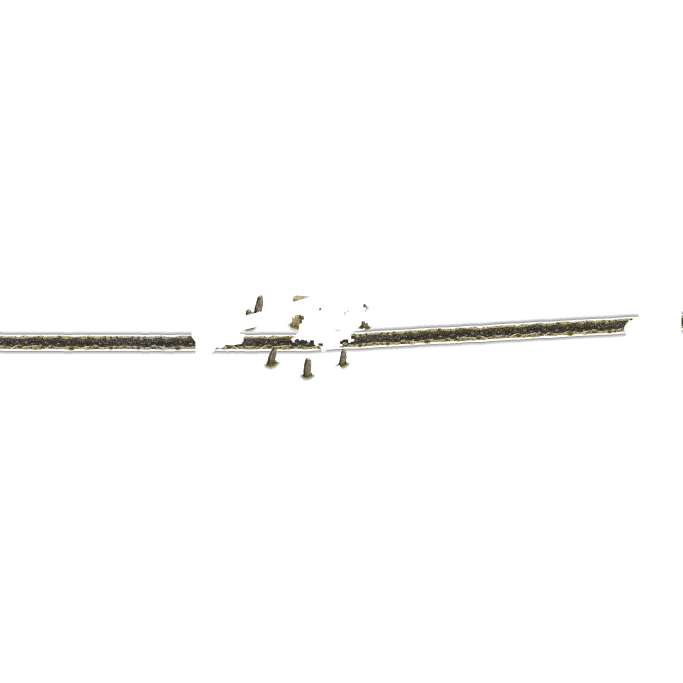
#> input picture art-source/career-world/chain/cells/tanium-c0-1-chain.png, 2048 x 2048 px (shown at 1/3 size)
$ python build-concept-contact-sheets.py --output-dir out ../art-source/career-world/chain/cells
#> lines starting #> are read from the running program, lines starting #| are printed output that depends on the picture
from __future__ import annotations

import argparse
from pathlib import Path

from PIL import Image, ImageDraw


def build(folder: Path, output_dir: Path) -> Path:
    files = sorted(folder.glob("*.png"))
    if not files:
        raise ValueError(f"no PNG files in {folder}")
    width, height, caption = 480, 320, 44
    columns = 2
    rows = (len(files) + columns - 1) // columns
    sheet = Image.new("RGB", (width * columns, (height + caption) * rows), "#11151a")
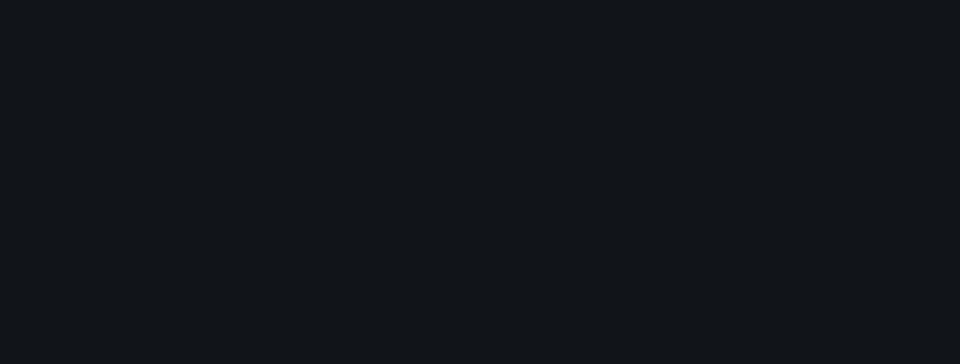
#> sheet: PIL image 960x364 RGB; mean R, G, B 17, 21, 26
    draw = ImageDraw.Draw(sheet)
    for index, path in enumerate(files):
        image = Image.open(path).convert("RGB")
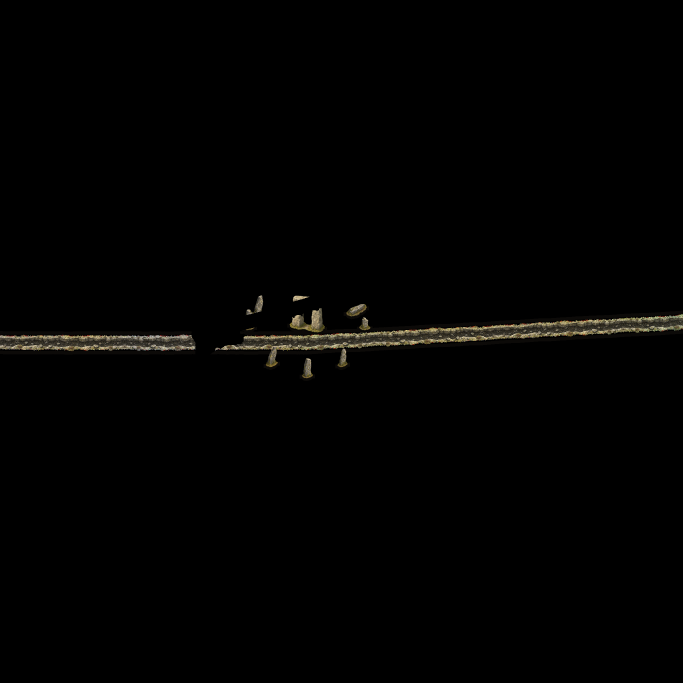
#> image: PIL image 2048x2048 RGB (shown at 1/3 size); mean R, G, B 2.4, 2.2, 1.7
        image.thumbnail((width, height))
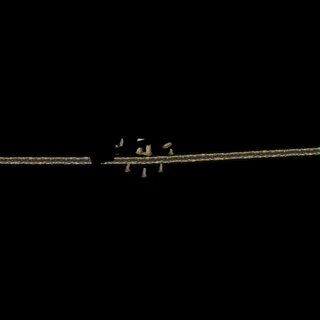
#> image: PIL image 320x320 RGB; mean R, G, B 2.4, 2.2, 1.7
        cell_x = (index % columns) * width
        cell_y = (index // columns) * (height + caption)
        x = cell_x + (width - image.width) // 2
#> x = 80
        y = cell_y + (height - image.height) // 2
#> y = 0
        sheet.paste(image, (x, y))
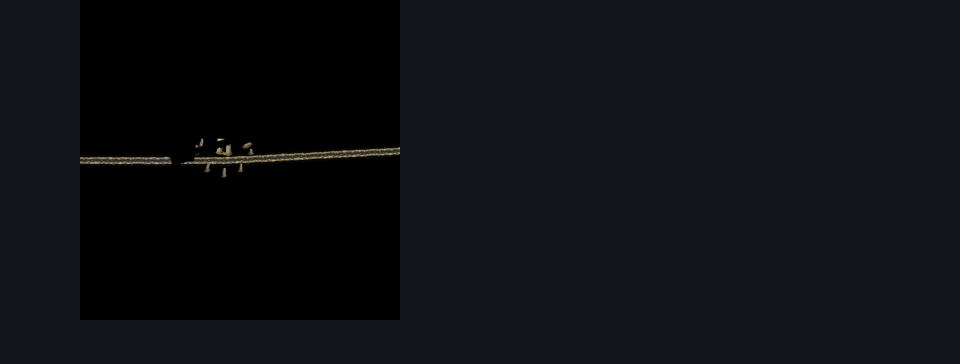
#> sheet: PIL image 960x364 RGB; mean R, G, B 12.7, 15.5, 18.9
        draw.text((cell_x + 8, cell_y + height + 9), f"{index + 1:02d} {path.stem}", fill="white")
    output_dir.mkdir(parents=True, exist_ok=True)
    output = output_dir / f"{folder.name}-contact-sheet.png"
    sheet.save(output, optimize=True)
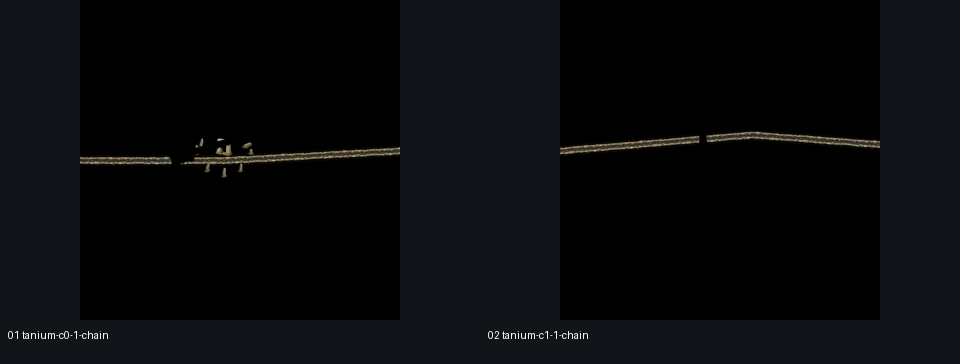
#> saved as cells-contact-sheet.png: PIL image 960x364 RGB; mean R, G, B 8.6, 10.2, 12
    print(output)
    return output


def main() -> None:
    parser = argparse.ArgumentParser(description="Build Career World tournament contact sheets.")
    parser.add_argument("--output-dir", required=True, type=Path)
    parser.add_argument("folders", nargs="+", type=Path)
    args = parser.parse_args()
    for folder in args.folders:
        build(folder, args.output_dir)


if __name__ == "__main__":
    main()

$ run again, on art-source/career-world/chain/cells/tanium-c2-1-chain.png
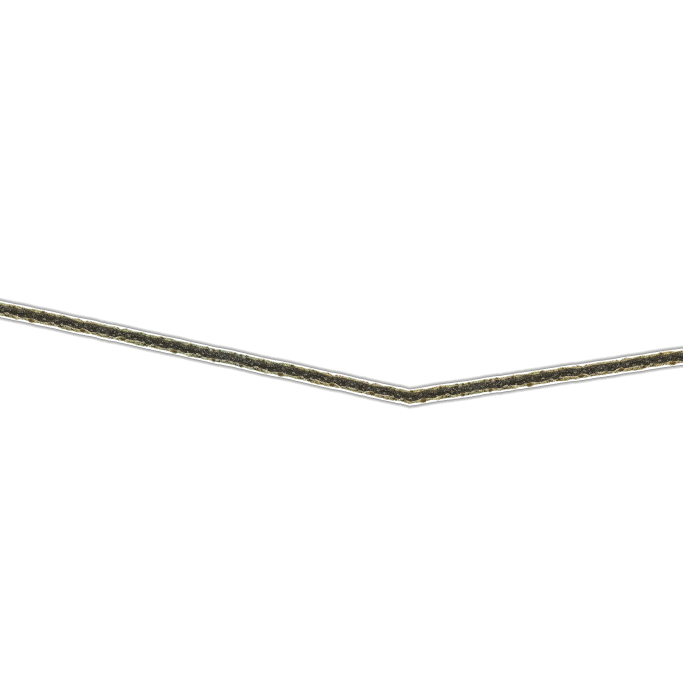
#> input picture art-source/career-world/chain/cells/tanium-c2-1-chain.png, 2048 x 2048 px (shown at 1/3 size)
#> in build, `image.thumbnail((width, height))`:
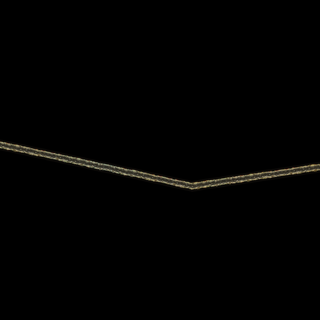
#> image: PIL image 320x320 RGB; mean R, G, B 2.2, 2, 1.5
#> in build, `sheet.save(output, optimize=True)`:
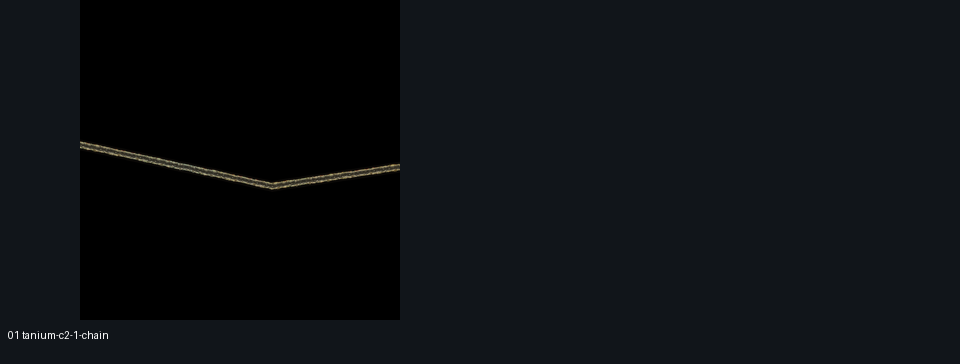
#> saved as cells-contact-sheet.png: PIL image 960x364 RGB; mean R, G, B 12.8, 15.6, 19
